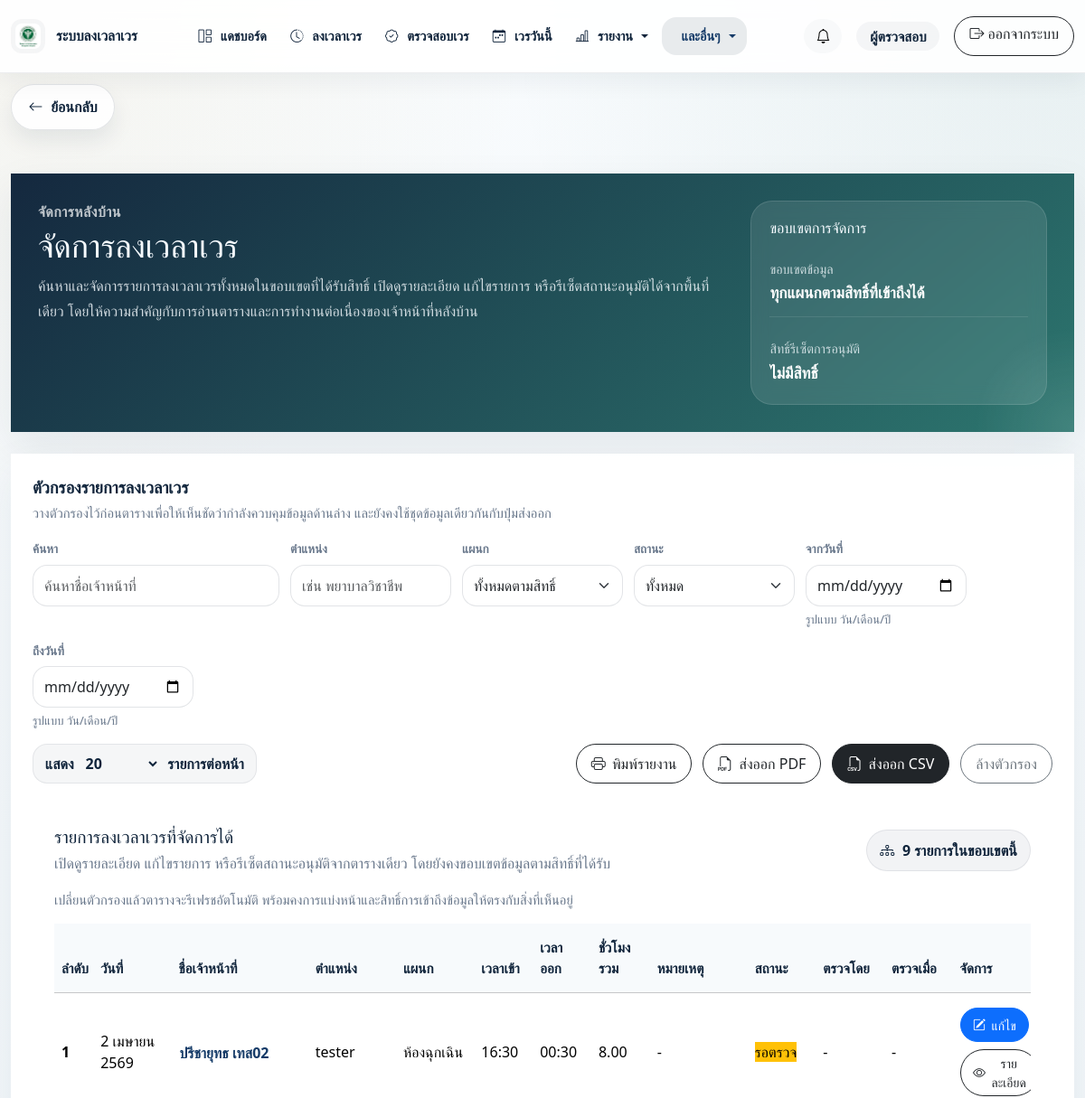
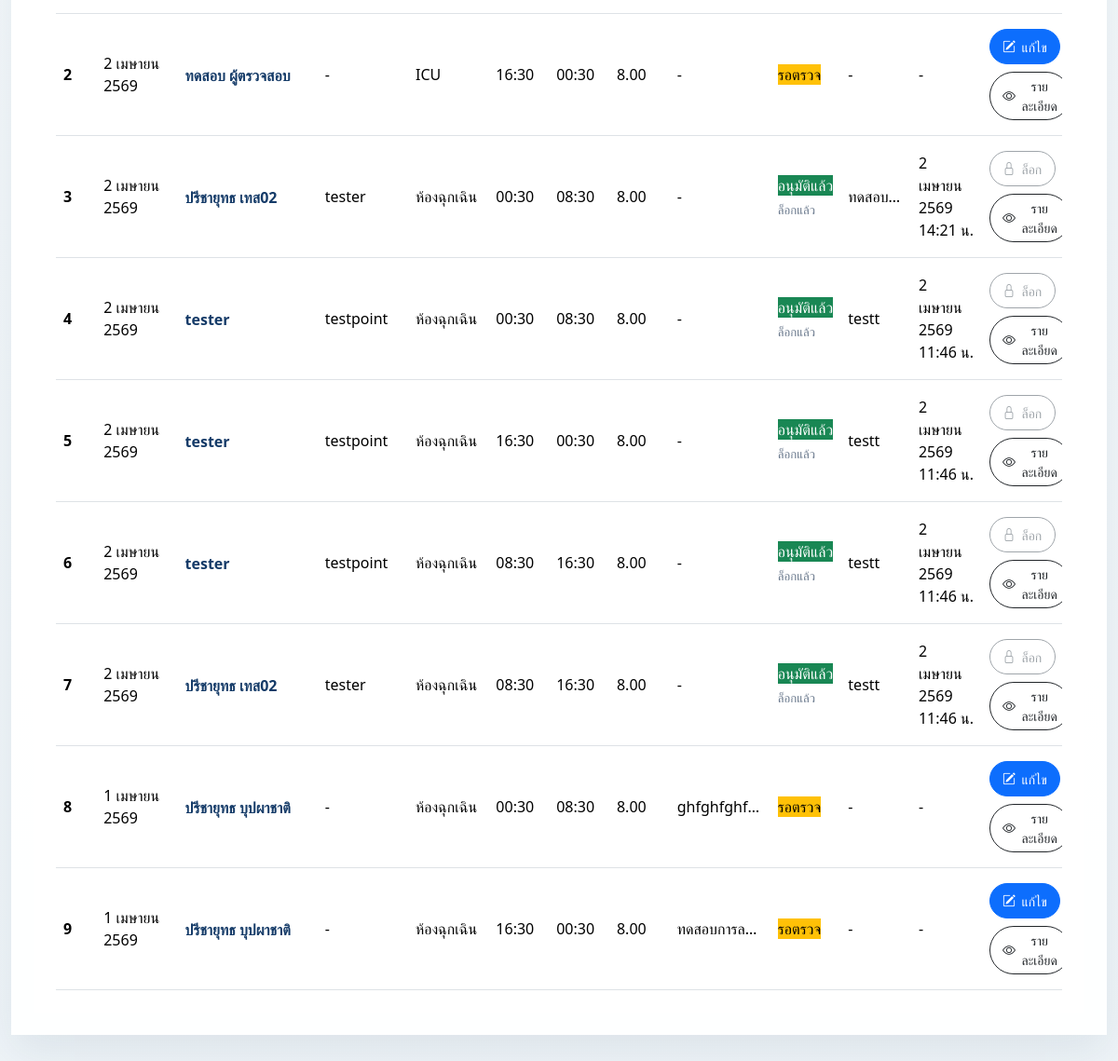
The app's page /pages/manage_time_logs.php (signed in) with its own data (2 pictures, top to bottom).
### tables this page shows
CREATE TABLE `time_logs` (
  `id` int(11) NOT NULL,
  `user_id` int(11) NOT NULL,
  `department_id` int(11) NOT NULL,
  `work_date` date NOT NULL,
  `time_in` datetime DEFAULT NULL,
  `time_out` datetime DEFAULT NULL,
  `work_hours` decimal(6,2) NOT NULL DEFAULT 0.00,
  `note` varchar(255) DEFAULT NULL,
  `status` enum('draft','submitted','approved','rejected') NOT NULL DEFAULT 'submitted',
  `checked_by` int(11) DEFAULT NULL,
  `checked_at` datetime DEFAULT NULL,
  `signature` varchar(255) DEFAULT NULL,
  `approval_note` varchar(255) DEFAULT NULL,
  `created_at` timestamp NOT NULL DEFAULT current_timestamp(),
  `updated_at` timestamp NULL DEFAULT NULL ON UPDATE current_timestamp()
);

CREATE TABLE `users` (
  `id` int(11) NOT NULL,
  `username` varchar(50) NOT NULL,
  `password` varchar(255) NOT NULL,
  `fullname` varchar(100) NOT NULL,
  `position_name` varchar(100) DEFAULT NULL,
  `phone_number` varchar(30) DEFAULT NULL,
  `department_id` int(11) DEFAULT NULL,
  `role` enum('admin','staff','finance','checker') NOT NULL DEFAULT 'staff',
  `can_view_all_staff` tinyint(1) NOT NULL DEFAULT 0,
  `can_view_department_reports` tinyint(1) NOT NULL DEFAULT 0,
  `can_export_reports` tinyint(1) NOT NULL DEFAULT 0,
  `can_approve_logs` tinyint(1) NOT NULL DEFAULT 0,
  `can_manage_time_logs` tinyint(1) NOT NULL DEFAULT 0,
  `can_edit_locked_time_logs` tinyint(1) NOT NULL DEFAULT 0,
  `can_manage_user_permissions` tinyint(1) NOT NULL DEFAULT 0,
  `signature_path` varchar(255) DEFAULT NULL,
  `profile_image_path` varchar(255) DEFAULT NULL,
  `is_active` tinyint(1) NOT NULL DEFAULT 1,
  `created_at` timestamp NOT NULL DEFAULT current_timestamp(),
  `updated_at` timestamp NULL DEFAULT NULL ON UPDATE current_timestamp()
);

CREATE TABLE `departments` (
  `id` int(11) NOT NULL,
  `department_name` varchar(255) NOT NULL,
  `department_code` varchar(50) DEFAULT NULL,
  `created_at` timestamp NOT NULL DEFAULT current_timestamp()
);

### includes/auth.php (called while the page is built, shortened)
<?php
function app_ui_state_context(): array
{
    return [
        'user_id' => (int) ($_SESSION['id'] ?? 0),
        'login_marker' => (string) ($_SESSION['ui_state_login_marker'] ?? ''),
    ];
}
function app_can(string $permission): bool
{
    $permissions = $_SESSION['permissions'] ?? [];
    return !empty($permissions[$permission]);
}
function app_column_exists(PDO $conn, string $table, string $column): bool
{
    static $cache = [];
    $cacheKey = strtolower($table . '.' . $column);
    $stmt = $conn->prepare("SHOW COLUMNS FROM `$table` LIKE ?");
    $stmt->execute([$column]);
    $cache[$cacheKey] = (bool) $stmt->fetch(PDO::FETCH_ASSOC);
    return $cache[$cacheKey];
}
function app_table_exists(PDO $conn, string $table): bool
{
    static $cache = [];
    $tableKey = strtolower($table);
    if (array_key_exists($tableKey, $cache)) {
        return $cache[$tableKey];
    }
    $stmt = $conn->prepare('SHOW TABLES LIKE ?');
    $stmt->execute([$table]);
    $cache[$tableKey] = (bool) $stmt->fetchColumn();
    return $cache[$tableKey];
}
function app_thai_month_names(): array
{
    return [
        1 => 'มกราคม',
        2 => 'กุมภาพันธ์',
        3 => 'มีนาคม',
        4 => 'เมษายน',
        5 => 'พฤษภาคม',
        6 => 'มิถุนายน',
        7 => 'กรกฎาคม',
        8 => 'สิงหาคม',
        9 => 'กันยายน',
        10 => 'ตุลาคม',
        11 => 'พฤศจิกายน',
        12 => 'ธันวาคม',
    ];
}
function app_format_thai_date(?string $date, bool $includeDayLabel = false): string
{
    $timestamp = strtotime($date);
    $months = app_thai_month_names();
    $month = $months[(int) date('n', $timestamp)] ?? date('F', $timestamp);
    $formatted = sprintf(
        '%d %s %d',
        (int) date('j', $timestamp),
        $month,
        (int) date('Y', $timestamp) + 543
    );
    return $includeDayLabel ? 'วันที่ ' . $formatted : $formatted;
}
function app_format_thai_datetime(?string $dateTime, bool $includeTimeLabel = false): string
{
    $timestamp = strtotime($dateTime);
    $date = app_format_thai_date(date('Y-m-d', $timestamp));
    $time = date('H:i', $timestamp) . ' น.';
    return $includeTimeLabel ? $date . ' เวลา ' . $time : $date . ' ' . $time;
}

### includes/notification_helpers.php (called while the page is built, shortened)
<?php
function app_notifications_available(PDO $conn): bool
{
    return app_table_exists($conn, 'notifications');
}
function app_notify_reviewer_queue_if_needed(PDO $conn): void
{
    if (!app_notifications_available($conn) || !app_column_exists($conn, 'users', 'can_approve_logs')) {
        return;
    }
}
function app_sync_reviewer_queue_notifications(PDO $conn): void
{
    app_notify_reviewer_queue_if_needed($conn);
}
function app_get_recent_notifications(PDO $conn, int $userId, int $limit = 10): array
{
    $limit = max(1, min(20, $limit));
    $stmt = $conn->prepare("
        SELECT *
        FROM notifications
        WHERE user_id = ?
        ORDER BY is_read ASC, created_at DESC, id DESC
        LIMIT {$limit}
    ");
    $stmt->execute([$userId]);
    $rows = $stmt->fetchAll(PDO::FETCH_ASSOC) ?: [];
    return array_map('app_notification_present', $rows);
}

### partials/manage_time_logs/results_block.php (the view, shortened to what this page needs)
<?php
function app_manage_logs_status_label(array $row): array
{
    $locked = !empty($row['checked_at']);
    return [
        'label' => $locked ? 'อนุมัติแล้ว' : 'รอตรวจ',
        'badge' => $locked ? 'success' : 'warning',
        'lock' => $locked ? 'ล็อกแล้ว' : '',
    ];
}
?>
<section class="ops-results-panel" id="manageTimeLogsRowsSection">
    <div class="ops-results-header">
        <div>
            <h2 class="ops-results-title">รายการลงเวลาเวรที่จัดการได้</h2>
            <p class="ops-results-subtitle">เปิดดูรายละเอียด แก้ไขรายการ หรือรีเซ็ตสถานะอนุมัติจากตารางเดียว โดยยังคงขอบเขตข้อมูลตามสิทธิ์ที่ได้รับ</p>
        </div>
        <div class="ops-summary-chip">
            <i class="bi bi-diagram-3"></i>
            <span><?= number_format($totalRows) ?> รายการในขอบเขตนี้</span>
        </div>
    </div>
    <div class="table-toolbar compact mb-3">
        <div class="table-toolbar-main">
            <div class="table-toolbar-help">เปลี่ยนตัวกรองแล้วตารางจะรีเฟรชอัตโนมัติ พร้อมคงการแบ่งหน้าและสิทธิ์การเข้าถึงข้อมูลให้ตรงกับสิ่งที่เห็นอยู่</div>
        </div>
    </div>
    <div class="table-shell">
        <table class="table align-middle ops-table mb-0">
            <thead class="table-light">
                <tr>
                    <th>ลำดับ</th>
                    <th>วันที่</th>
                    <th>ชื่อเจ้าหน้าที่</th>
                    <th>ตำแหน่ง</th>
                    <th>แผนก</th>
                    <th>เวลาเข้า</th>
                    <th>เวลาออก</th>
                    <th>ชั่วโมงรวม</th>
                    <th>หมายเหตุ</th>
                    <th>สถานะ</th>
                    <th>ตรวจโดย</th>
                    <th>ตรวจเมื่อ</th>
                    <th class="actions-cell">จัดการ</th>
                </tr>
            </thead>
            <tbody>
                <?php foreach ($rows as $index => $row): ?>
                    <?php
                    $status = app_manage_logs_status_label($row);
                    $canEditRow = app_can_edit_time_log_record($row);
                    $rowNumber = app_table_row_number($page, $perPage, $index);
                    ?>
                    <tr>
                        <td class="fw-semibold"><?= $rowNumber ?></td>
                        <td><?= htmlspecialchars(app_format_thai_date((string) $row['work_date'])) ?></td>
                        <td class="name-cell">
                            <button type="button" class="staff-link btn btn-link p-0 text-start" data-profile-modal-trigger data-user-id="<?= (int) ($row['user_id'] ?? 0) ?>" title="<?= htmlspecialchars($row['fullname'] ?? '-') ?>">
                                <span class="truncate"><?= htmlspecialchars($row['fullname'] ?? '-') ?></span>
                            </button>
                        </td>
                        <td class="position-cell"><span class="truncate" title="<?= htmlspecialchars($row['position_name'] ?? '-') ?>"><?= htmlspecialchars($row['position_name'] ?? '-') ?></span></td>
                        <td class="department-cell"><span class="truncate" title="<?= htmlspecialchars($row['department_name'] ?? '-') ?>"><?= htmlspecialchars($row['department_name'] ?? '-') ?></span></td>
                        <td><?= !empty($row['time_in']) ? date('H:i', strtotime((string) $row['time_in'])) : '-' ?></td>
                        <td><?= !empty($row['time_out']) ? date('H:i', strtotime((string) $row['time_out'])) : '-' ?></td>
                        <td><?= number_format((float) $row['work_hours'], 2) ?></td>
                        <td class="note-cell"><span class="truncate" title="<?= htmlspecialchars($row['note'] ?: '-') ?>"><?= htmlspecialchars($row['note'] ?: '-') ?></span></td>
                        <td>
                            <span class="status-badge text-bg-<?= $status['badge'] ?>"><?= htmlspecialchars($status['label']) ?></span>
                            <?php if ($status['lock'] !== ''): ?>
                                <span class="ops-status-note"><?= htmlspecialchars($status['lock']) ?></span>
                            <?php endif; ?>
                        </td>
                        <td class="name-cell"><span class="truncate" title="<?= htmlspecialchars($row['checker_name'] ?? '-') ?>"><?= htmlspecialchars($row['checker_name'] ?? '-') ?></span></td>
                        <td><?= !empty($row['checked_at']) ? htmlspecialchars(app_format_thai_datetime((string) $row['checked_at'])) : '-' ?></td>
                        <td class="actions-cell">
                            <div class="ops-actions">
                                <?php if ($canEditRow): ?>
                                    <a href="edit_time_log.php?id=<?= (int) $row['id'] ?>" class="btn btn-sm btn-primary ops-action-btn" data-manage-edit-link data-id="<?= (int) $row['id'] ?>" title="<?= !empty($row['checked_at']) ? 'แก้ไขแบบสิทธิ์พิเศษ' : 'แก้ไขรายการ' ?>">
                                        <i class="bi bi-pencil-square"></i>
                                        <span><?= !empty($row['checked_at']) ? 'แก้ไขพิเศษ' : 'แก้ไข' ?></span>
                                    </a>
                                <?php else: ?>
                                    <button type="button" class="btn btn-sm btn-outline-secondary ops-action-btn" disabled title="รายการนี้ถูกล็อกแล้ว">
                                        <i class="bi bi-lock"></i>
                                        <span>ล็อก</span>
                                    </button>
                                <?php endif; ?>
                                <button type="button" class="btn btn-sm btn-outline-dark ops-action-btn" data-bs-toggle="modal" data-bs-target="#detailModal<?= (int) $row['id'] ?>" title="ดูรายละเอียด">
                                    <i class="bi bi-eye"></i>
                                    <span>รายละเอียด</span>
                                </button>
                            </div>
                        </td>
                    </tr>
                <?php endforeach; ?>
            </tbody>
        </table>
    </div>
</section>

### records on screen
time_logs: checked_by "9", checked_by "1", checked_by "2", checked_by "3", checked_by "4", checked_by "5", checked_by "6", work_date "2 เมษายน 2569", user.fullname "tester", user.position_name "testpoint", department.department_name "ห้องฉุกเฉิน", time_in "08:30", time_out "16:30", work_hours "8.00", note "-", checked_at "อนุมัติแล้ว", checked_at "ล็อกแล้ว", checked_by.fullname "testt", checked_at "2 เมษายน 2569 11:46 น.", checked_by "7", checked_by "8"
time_logs: work_date "2 เมษายน 2569", user.fullname "ปรีชายุทธ เทส02", user.position_name "tester", department.department_name "ห้องฉุกเฉิน", time_in "16:30", time_out "00:30", work_hours "8.00", note "-", checked_at "รอตรวจ", checker_name "-", shows "แก้ไข"
time_logs: work_date "2 เมษายน 2569", user.fullname "ทดสอบ ผู้ตรวจสอบ", user.position_name "-", department.department_name "ICU", time_in "16:30", time_out "00:30", work_hours "8.00", note "-", checked_at "รอตรวจ", checker_name "-", shows "แก้ไข"
time_logs: work_date "2 เมษายน 2569", user.fullname "ปรีชายุทธ เทส02", user.position_name "tester", department.department_name "ห้องฉุกเฉิน", time_in "00:30", time_out "08:30", work_hours "8.00", note "-", checked_at "อนุมัติแล้ว", checked_at "ล็อกแล้ว", checked_by.fullname "ทดสอบ…", checked_at "2 เมษายน 2569 14:21 น."
time_logs: work_date "2 เมษายน 2569", user.fullname "tester", user.position_name "testpoint", department.department_name "ห้องฉุกเฉิน", time_in "00:30", time_out "08:30", work_hours "8.00", note "-", checked_at "อนุมัติแล้ว", checked_at "ล็อกแล้ว", checked_by.fullname "testt", checked_at "2 เมษายน 2569 11:46 น."
time_logs: work_date "2 เมษายน 2569", user.fullname "tester", user.position_name "testpoint", department.department_name "ห้องฉุกเฉิน", time_in "16:30", time_out "00:30", work_hours "8.00", note "-", checked_at "อนุมัติแล้ว", checked_at "ล็อกแล้ว", checked_by.fullname "testt", checked_at "2 เมษายน 2569 11:46 น."
time_logs: work_date "2 เมษายน 2569", user.fullname "ปรีชายุทธ เทส02", user.position_name "tester", department.department_name "ห้องฉุกเฉิน", time_in "08:30", time_out "16:30", work_hours "8.00", note "-", checked_at "อนุมัติแล้ว", checked_at "ล็อกแล้ว", checked_by.fullname "testt", checked_at "2 เมษายน 2569 11:46 น."
time_logs: work_date "1 เมษายน 2569", user.fullname "ปรีชายุทธ บุปผาชาติ", user.position_name "-", department.department_name "ห้องฉุกเฉิน", time_in "00:30", time_out "08:30", work_hours "8.00", note "ghfghfghf…", checked_at "รอตรวจ", checker_name "-", shows "แก้ไข"
time_logs: work_date "1 เมษายน 2569", user.fullname "ปรีชายุทธ บุปผาชาติ", user.position_name "-", department.department_name "ห้องฉุกเฉิน", time_in "16:30", time_out "00:30", work_hours "8.00", note "ทดสอบการล…", checked_at "รอตรวจ", checker_name "-", shows "แก้ไข"

### other values on screen
$group['label'] "แดชบอร์ด"
$group['label'] "ลงเวลาเวร"
$group['label'] "ตรวจสอบเวร"
$group['label'] "เวรวันนี้"
$group['label'] "รายงาน"
$group['label'] "และอื่นๆ"
$roleCompactLabel "ผู้ตรวจสอบ"
$label "ย้อนกลับ"
$scopeLabel "ทุกแผนกตามสิทธิ์ที่เข้าถึงได้"
form field per_page "20"
